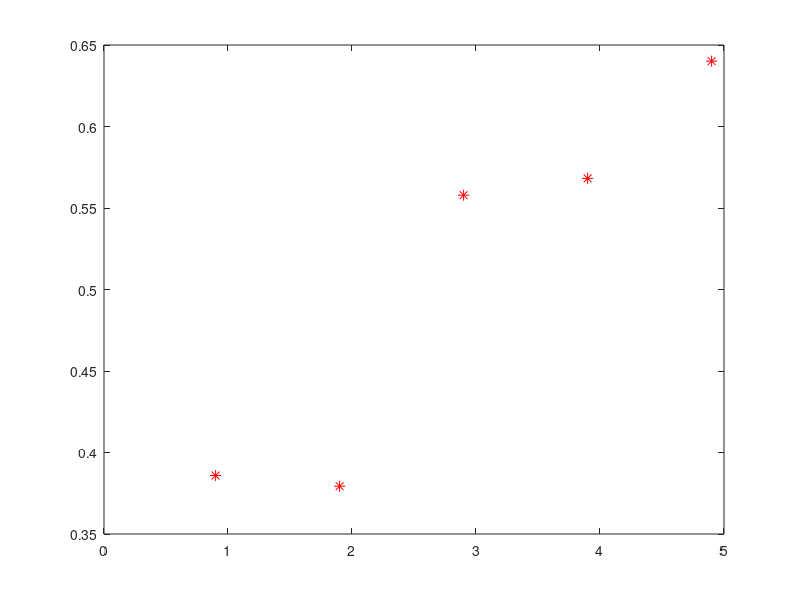

Write the MATLAB code that produced this figure. (Note: this script raises an error after producing the figure.)
%%%%%%%%%%%%%%%%%%%%%%%%%%%%%%%%%%%%%%%%%%%%%%%%%%
%% Figure on Raven development %%%%%%%%%%%%%%%%%%
%%%%%%%%%%%%%%%%%%%%%%%%%%%%%%%%%%%%%%%%%%%%%%%%%%

clear                           % Clear workspace

% Load required datasets
load groups.mat                % Load group information
load kids_raven.mat            % Load Raven test scores for kids
load gender_class_school.mat    % Load gender, class, and school data

% Transpose Raven scores to have the desired orientation
raven = kids_raven';           % Transpose the kids_raven matrix

raven = raven ./ 8;            % Normalize the Raven scores by dividing by 8

% Calculate mean Raven scores and standard errors for different classes and schools
for i = 1:5                    % Loop through each class (1 to 5)
    % For School L (school number 1)
    R(i) = mean(raven(class == i & school == 1)); % Mean score for each class in School L
    STANDARDERR(i) = std(raven(class == i & school == 1)) / sqrt(sum(class == i & school == 1)); % Standard error for each class in School L
    
    % For School H (school number 4)
    R(5 + i) = mean(raven(class == i & school == 4)); % Mean score for each class in School H
    STANDARDERR(5 + i) = std(raven(class == i & school == 4)) / sqrt(sum(class == i & school == 4)); % Standard error for each class in School H
end

% Calculate overall mean and standard error for both schools
R(11) = mean(raven(school == 1));                   % Overall mean for School L
R(12) = mean(raven(school == 4));                   % Overall mean for School H
STANDARDERR(11) = std(raven(school == 1)) / sqrt(sum(school == 1));   % Standard error for School L overall
STANDARDERR(12) = std(raven(school == 4)) / sqrt(sum(school == 4));   % Standard error for School H overall

% Set up x-axis values for plot positioning
x = [1 2 3 4 5 6];            % Define x values for each class and aggregate
x1 = x - 0.1;                 % Adjust x values for School L (moving slightly left)
x2 = x + 0.1;                 % Adjust x values for School H (moving slightly right)

% Prepare data for plot
P = R([1:5 11]);              % Get the mean scores for School L and overall
S = STANDARDERR([1:5 11]);   % Get the standard errors for School L and overall

% Plot mean scores and error bars for School L
plot(x1(1:5), P(1:5), '*', 'MarkerSize', 8, 'Color', 'r') % Plot first five classes for School L
hold on
errorbar(x1(1:5), P(1:5), S(1:5), S(1:5), 'LineStyle', '--', 'LineWidth', 0.8) % Add error bars for School L

hold on
plot(x1(6), P(6), '*', 'MarkerSize', 8, 'Color', 'r', 'LineStyle', 'none') % Plot overall for School L
hold on
errorbar(x1(6), P(6), S(6), S(6), 'LineStyle', 'none', 'LineWidth', 0.8, 'Color', 'r') % Error bar for overall School L
hold on

% Prepare data for School H
P = R([6:10 12]);            % Get mean scores for School H and overall
S = STANDARDERR([6:10 12]); % Get standard errors for School H and overall

% Plot mean scores and error bars for School H
plot(x2(1:5), P(1:5), '*', 'MarkerSize', 8, 'Color', 'b') % Plot first five classes for School H
hold on
errorbar(x2(1:5), P(1:5), S(1:5), S(1:5), 'LineStyle', '--', 'LineWidth', 0.8, 'Color', 'b') % Add error bars for School H

hold on
plot(x2(6), P(6), '*', 'MarkerSize', 8, 'Color', 'b', 'LineStyle', 'none') % Plot overall for School H
hold on
errorbar(x2(6), P(6), S(6), S(6), 'LineStyle', 'none', 'LineWidth', 0.8, 'Color', 'b') % Error bar for overall School H

% Draw a vertical line at x = 5.5
xline(5.5, '--');             % Add a dashed line separating the two schools

% Set plot limits and labels
ylim([0.3 0.9])               % Set y-axis limits for better visibility
xlim([0.5 6.5])               % Set x-axis limits for better visibility
xticks([1 2 3 4 5 6]);        % Define x-ticks
xticklabels({'1st grade', '2nd grade', '3rd grade', '4th grade', '5th grade', 'Aggregate'}); % Label x-ticks

% Add a legend to the plot
legend('School L','','','','School H','','','','','Location','southeast') % Define legend entries

% Set font for axes
set(gca, 'FontName', 'Times')  % Set font name for better appearance
hold off                        % Release hold for further plotting

% T-tests

P1p = R([1:5 11]);
P2p = R([6:10 12]);

S1p = STANDARDERR([1:5 11]);
S2p = STANDARDERR([6:10 12]);

% t-tests 
t5_bet(1) = (P1p(5)-P2p(5))/(sqrt(S1p(5)^2 + S2p(5)^2));

t1_bet(1) = (P1p(1)-P2p(1))/(sqrt(S1p(1)^2 + S2p(1)^2));

tt = [t1_bet;t5_bet];

% p-values

pvalue = normpdf(tt)*2; % two-tailed test

section_7 = array2table([[P1p(1); P1p(5)], [P2p(1); P2p(5)], pvalue], "RowNames", {'1st', '5th'}, "VariableNames", {'School L', 'School H', 'pvalue'})
